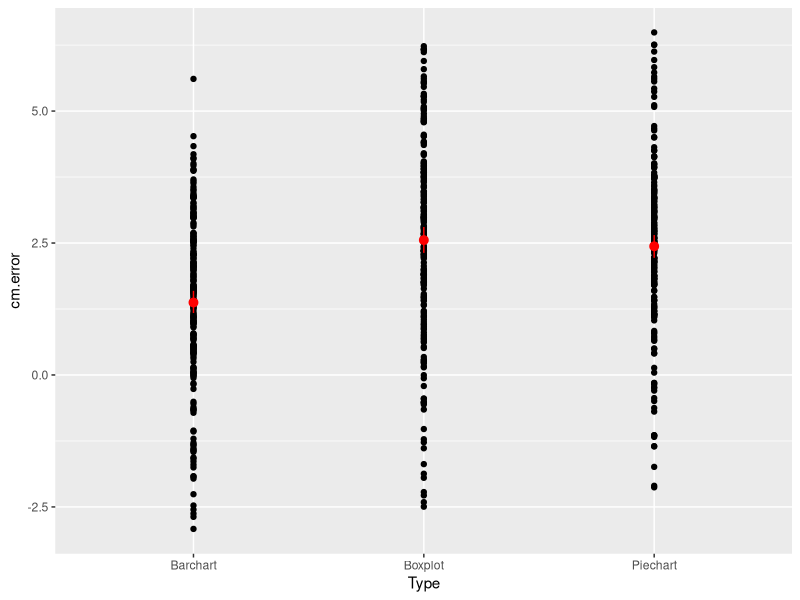
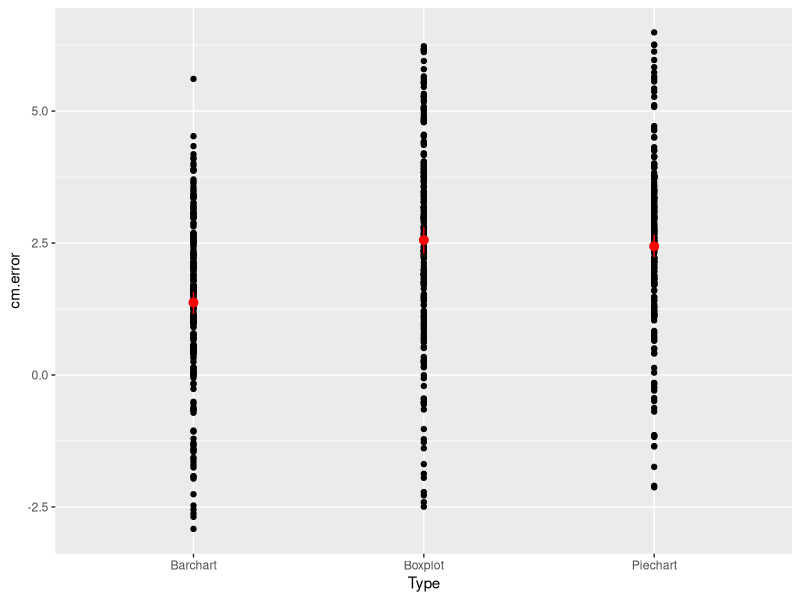

These charts were generated, in order, by the following R code:
#install.packages("ggplot2", repos = "http://cran.us.r-project.org") # if not already installed
#install.packages("ggrepel", repos = "http://cran.us.r-project.org") # if not already installed
#install.packages("tidyverse", repos = "http://cran.us.r-project.org") # if not already installed
#install.packages("Hmisc", repos = "http://cran.us.r-project.org") # if not already installed

library(ggplot2)
library(Hmisc)

pdf(NULL)

data <- read.csv('./data/data_final.csv')
ggplot(data, aes(x = Type, y = cm.error, label = Type)) + geom_point() + stat_summary(fun.data = 'mean_cl_boot', colour = 'red', size = 0.5)
#stat_summary(mapping = NULL, data = NULL, geom = "pointrange", position = "identity")

ggsave('./data/plot.png')
